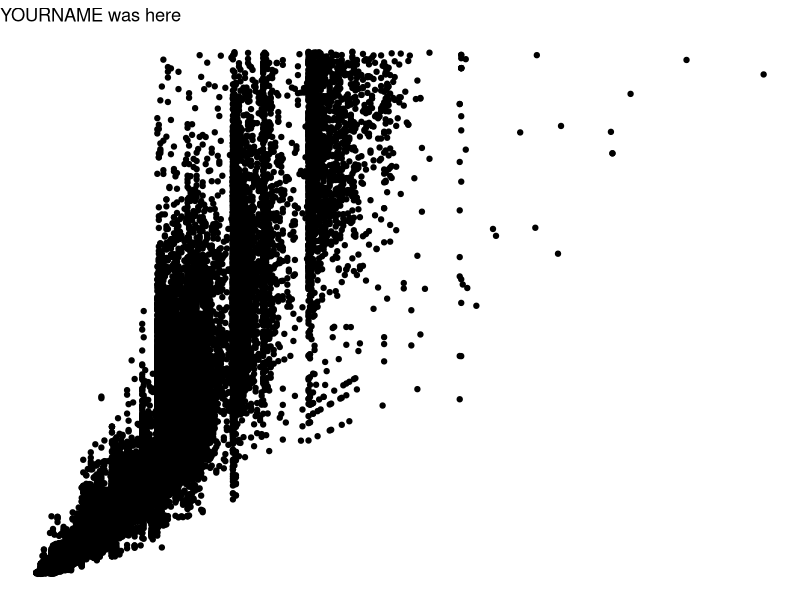
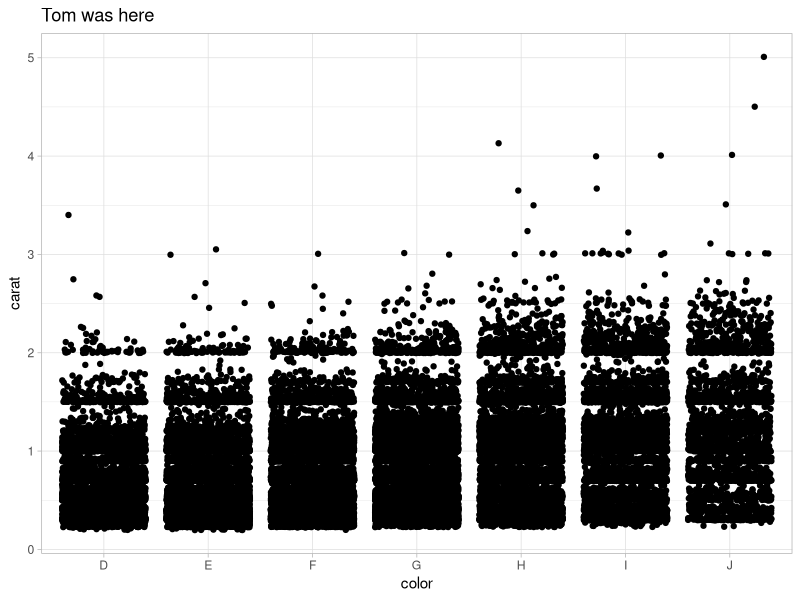
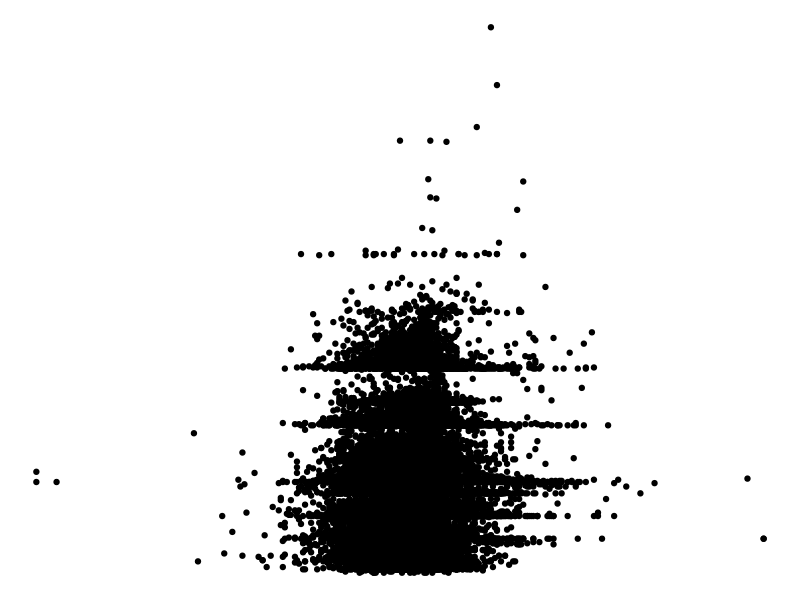

Source code (R) for these figures, in order:
## ---- chunk 1
knitr::opts_chunk$set(echo = TRUE)
library(tidyverse)
## ---- chunk 2
# Partner 1: 
# Run the code below to see the original graph
# Change the code below to make the point color change based on 'cut', and update the theme to theme_bw(). Update the title to include your first name. 

ggplot(data = diamonds, aes(x = carat, y = price)) +
  geom_point() +
  theme_void() +
  labs(title = "YOURNAME was here")
## ---- chunk 3
# Partner 2: 
# Run the code below to see the original graph
# Change the code below to make the geom a geom_jitter, and update the theme to theme_light. Update the title to include your first name. 

ggplot(data = diamonds, aes(x = color, y = carat)) +
  geom_jitter() +
  theme_light() +
  labs(title = "Tom was here")
## ---- chunk 4
ggplot(data = diamonds, aes(x = depth, y = carat)) +
  geom_point() +
  theme_void()
## ---- chunk 5

